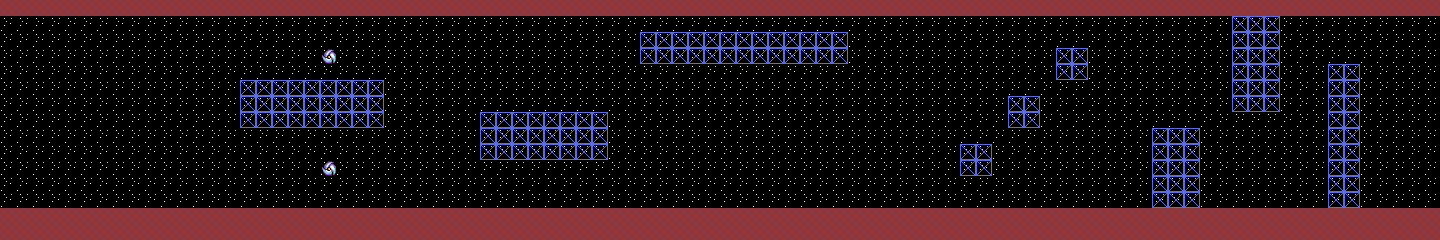

This is a level from a 2D game, rendered from its Tiled map with the project's own tilesets. A one-line summary and the map file follow, with tile-layer data summarised:
An orthogonal 90x15 tile map with 16x16 px tiles, 3 tile layers (bg0, bg1, enemylayer), 3 tilesets.

<map version="1.10" tiledversion="1.11.0" orientation="orthogonal" renderorder="right-down" width="90" height="15" tilewidth="16" tileheight="16" infinite="0" backgroundcolor="#000000" nextlayerid="5" nextobjectid="1">
 <tileset firstgid="1" source="T_BGTILES.TSX" />
 <tileset firstgid="8" source="P_VIPER.TSX" />
 <tileset firstgid="24" source="E_ROLLER.TSX" />
 <layer id="3" name="bg0" width="90" height="15" parallaxx="0.5" parallaxy="0.5">
  <data>[1350 cells, 1350 non-empty, 1 distinct tile ids]</data>
 </layer>
 <layer id="1" name="bg1" width="90" height="15">
  <data>[1350 cells, 410 non-empty, 2 distinct tile ids]</data>
 </layer>
 <layer id="4" name="enemylayer" width="90" height="15">
  <data>[1350 cells, 2 non-empty, 1 distinct tile ids]</data>
 </layer>
</map>